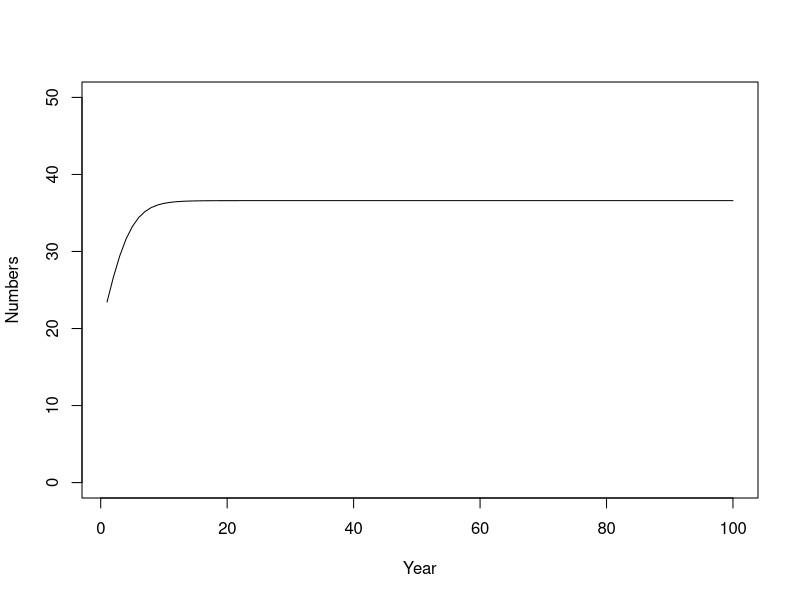
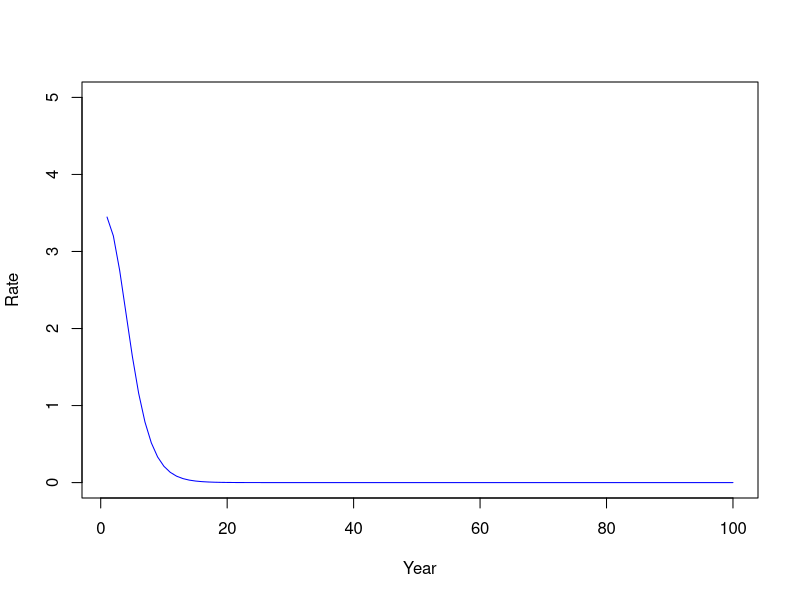
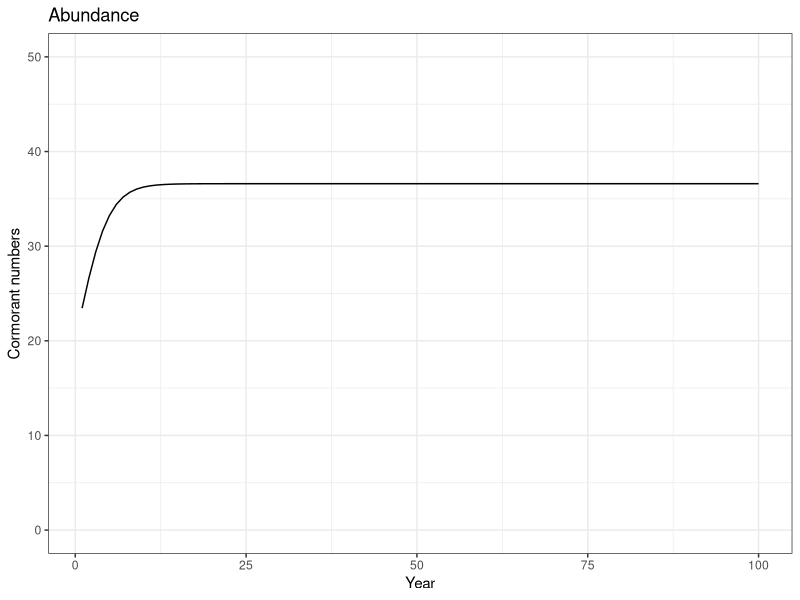
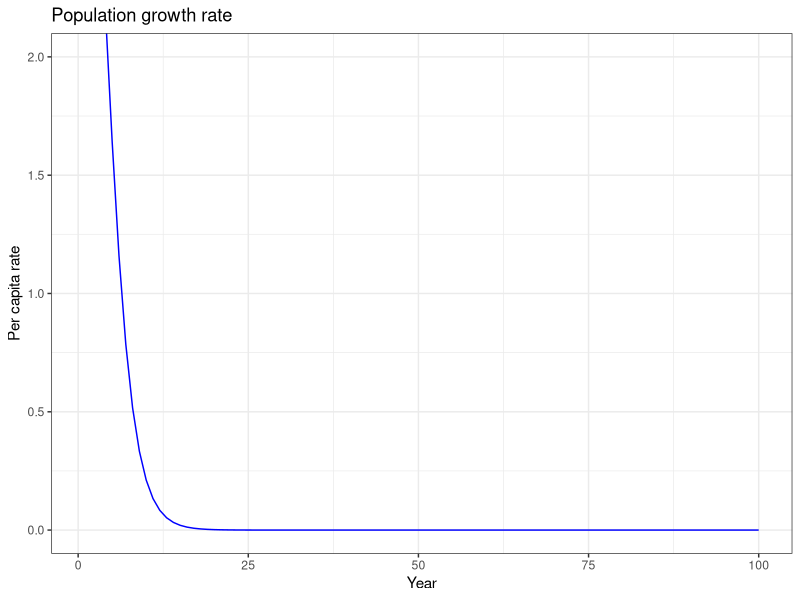

Reproduce these figures in R, in order.
## Assignment 2.1b --- logistic pop dy

#First model - simple closed population

# Define starting values for state variables (only one in this case)
birds <- 20

# Define variables for processes
# Assignment 2.1b use r and K instead of a-d
# Solution: r = .38 and K = 36.6 give pretty similar dynamics to first model
r <- 0.38
K <- 36.6
# Assignment 2.1b - remove harvest rate: hr <- .31


# Set up vectors for time series of numbers and rates
birds_over_time <- numeric(100)
# 1-1b only one rate in this case
growth_rate <- numeric(100)


# Start the main simulation loop over time
for (i in 1:100) {   # we will run the model for 100 time steps
  
  # Assignment 2.1b calculate the population growth rate according to our (logistic) dynamic process
  gr <- r * birds * ( 1 - birds/K)

  # Assignment 2.1b Apply the new tautology
  birds <- birds + gr 
  
  # Update the vectors of numbers and rates
  birds_over_time[i] <- birds
  growth_rate[i] <- gr
  
  #close the time loop
}

# Plot the results - base version
x <- seq(from=1,to=100)
plot(birds_over_time~x, xlab = "Year", ylab = "Numbers", type='l',
     ylim=c(0,50))
plot(growth_rate~x, xlab="Year", ylab="Rate", type = "l",
     ylim=c(0,5), col='blue')

# Plot the results - ggplot version
library(ggplot2)
x <- seq(from=1,to=100)
Number_plot <- ggplot() +
  geom_line(mapping=aes(x=x,y=birds_over_time)) +
  labs(title = "Abundance",
       x = "Year",
       y = "Cormorant numbers") +
  coord_cartesian(ylim=c(0,50)) +
  theme_bw()
plot(Number_plot)
Rate_plot <- ggplot() +
  geom_line(mapping=aes(x=x,y=growth_rate),
            color='blue') +

  labs(title = "Population growth rate",
       x="Year",
       y="Per capita rate") +
  coord_cartesian(ylim=c(0,2)) +
  theme_bw()
plot(Rate_plot)

